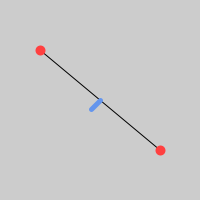
Frame 1 (no input)
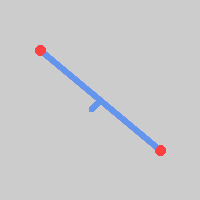
Frame 60 (the mouse pressed at the canvas centre just before this capture)
Frame 120 (the mouse held since frame 60 and released just before this capture): identical to frame 60, image omitted

The Processing sketch that drew these frames (run headless with seeded random() and noise(); from frame 60 on, the mouse is pressed at the canvas centre):

// Processing sketch: line_presentation_1
// ── line_presentation_1.pde
PVector p1, p2, n;

float d = 0;

void setup() {
  size(200, 200);

  p1 = new PVector(40, 50);

  p2 = new PVector(160, 150);
}

void draw() {
  // 绘制过这两点的线段
  line(p1.x, p1.y, p2.x, p2.y);

  strokeWeight(10);

  stroke(#FF4040);

  // 绘制两个端点
  point(p1.x, p1.y);

  point(p2.x, p2.y);

  // 通过已知两点求解出指向的"标准向量 + 距离"
  float m = (p2.y - p1.y) / (p2.x - p1.x);

  float tmp = sqrt(m * m + 1);

  n = new PVector(m / tmp, -1 / tmp);

  d = (m * p1.x - p1.y) / tmp;

  // 在线段中点绘制n和d
  PVector midPoint = new PVector(p1.x + p2.x, p1.y + p2.y);

  midPoint.mult(0.5);

  strokeWeight(5);

  stroke(#6495ED);

  line(midPoint.x, midPoint.y, midPoint.x + n.x * d, midPoint.y + n.y * d);
}
